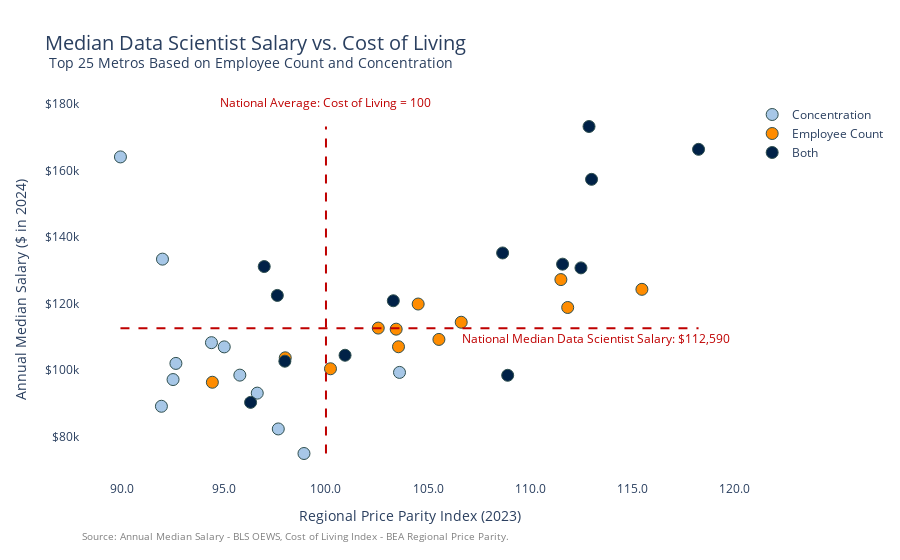

This figure's notebook cell:
### Code cell
# Add a formatted employment column
RPP_Salary_Combo["Formatted_EMP"] = RPP_Salary_Combo["TOT_EMP"].apply(lambda x: f"{x:,.0f}")

fig = px.scatter(
    RPP_Salary_Combo,
    x='RPP',
    y='A_MEDIAN',
    hover_name='AREA_TITLE',
    color='Overlap',  
    title='Median Data Scientist Salary vs. Cost of Living <br><sup> Top 25 Metros Based on Employee Count and Concentration',
    labels={
        'RPP': 'Regional Price Parity Index (2023)',
        'A_MEDIAN': 'Annual Median Salary ($ in 2024)',
        'Formatted_EMP': 'Employee Count',
        'LOC_QUOTIENT': "Concentration"
    },
    color_discrete_map={
        'Employee Count': '#FF8C00',   # dark orange
        'Concentration': '#A7C7E7',    # light blue
        'Both': '#002147'              # deep navy
    },
    hover_data={
        'RPP': True,
        'A_MEDIAN': True,
        'Overlap': False,
        'Formatted_EMP': True,
        'LOC_QUOTIENT': True
    },
)

fig.update_traces(
    marker=dict(size=12, line=dict(width=1, color='DarkSlateGrey'))
)

fig.update_layout(
    title_font_size=20,
    xaxis=dict(tickformat=".1f"),
    yaxis=dict(tickprefix="$"),
    hovermode='closest',
    plot_bgcolor='white',
    paper_bgcolor='white',
    legend_title_text=None,
    shapes=[
        dict(type='line', x0=100, x1=100, y0=RPP_Salary_Combo['A_MEDIAN'].min(), y1=RPP_Salary_Combo['A_MEDIAN'].max(),
             line=dict(color='#bf0000', width=2, dash='dash')),
        dict(type='line', x0=RPP_Salary_Combo['RPP'].min(), x1=RPP_Salary_Combo['RPP'].max(), y0=112590, y1=112590,
             line=dict(color='#bf0000', width=2, dash='dash'))
    ],
    annotations=[
        dict(
            text="Source: Annual Median Salary - BLS OEWS, Cost of Living Index - BEA Regional Price Parity.",
            xref="paper", yref="paper",
            x=0, y=-0.17,
            showarrow=False,
            font=dict(size=10, color="gray")
        ),
        dict(
            x=100, y=1.02, xref='x', yref='paper',
            text='National Average: Cost of Living = 100',
            showarrow=False,
            font=dict(color='#bf0000'),
            align='center'
        ),
        dict(
            x=0.99, y=109500, xref='paper', yref='y',
            text='National Median Data Scientist Salary: $112,590',
            showarrow=False,
            font=dict(color='#bf0000'),
            align='left'
        )
    ]
)

fig.show()

### Figure 1 — Plotly figure (JSON) as saved in the notebook; plotly's stock layout.template omitted (floating-point values rounded to 4 significant figures)
{"data": [{"customdata": [["Concentration", "150", 2.02], ["Concentration", "220", 1.81], ["Concentration", "370", 1.36], ["Concentration", "390", 2.85], ["Concentration", "560", 1.31], ["Concentration", "630", 1.6], ["Concentration", "830", 1.35], ["Concentration", "910", 2], ["Concentration", "1,030", 1.39], ["Concentration", "1,190", 1.6], ["Concentration", "1,320", 2.15], ["Concentration", "1,540", 2.98]], "hovertemplate": "<b>%{hovertext}</b><br><br>Regional Price Parity Index (2023)=%{x}<br>Annual Median Salary ($ in 2024)=%{y}<br>Employee Count=%{customdata[1]}<br>Concentration=%{customdata[2]}<extra></extra>", "hovertext": ["Ithaca, NY", "Idaho Falls, ID", "Lincoln, NE", "Bloomington, IL", "Portland-South Portland, ME", "Huntsville, AL", "Madison, WI", "Provo-Orem-Lehi, UT", "Rochester, NY", "Omaha, NE-IA", "Des Moines-West Des Moines, IA", "Durham-Chapel Hill, NC"], "legendgroup": "Concentration", "marker": {"color": "#A7C7E7", "line": {"color": "DarkSlateGrey", "width": 1}, "size": 12, "symbol": "circle"}, "mode": "markers", "name": "Concentration", "orientation": "h", "showlegend": true, "type": "scatter", "x": [98.92, 89.95, 91.95, 92.0, 103.6, 94.4, 95.79, 95.02, 97.67, 92.52, 92.66, 96.64], "xaxis": "x", "y": [74980, 164030, 89160, 133340, 99330, 108260, 98510, 106990, 82350, 97180, 102030, 93110], "yaxis": "y"}, {"customdata": [["Employee Count", "1,640", 0.75], ["Employee Count", "1,890", 1.13], ["Employee Count", "2,090", 1.14], ["Employee Count", "2,250", 0.53], ["Employee Count", "2,550", 1.1], ["Employee Count", "2,810", 0.97], ["Employee Count", "2,870", 0.98], ["Employee Count", "3,210", 0.91], ["Employee Count", "4,900", 1], ["Employee Count", "5,640", 1.3], ["Employee Count", "5,840", 0.86], ["Employee Count", "10,030", 1.07]], "hovertemplate": "<b>%{hovertext}</b><br><br>Regional Price Parity Index (2023)=%{x}<br>Annual Median Salary ($ in 2024)=%{y}<br>Employee Count=%{customdata[1]}<br>Concentration=%{customdata[2]}<extra></extra>", "hovertext": ["Tampa-St. Petersburg-Clearwater, FL", "Pittsburgh, PA", "Portland-Vancouver-Hillsboro, OR-WA", "Miami-Fort Lauderdale-West Palm Beach, FL", "San Diego-Chula Vista-Carlsbad, CA", "Detroit-Warren-Dearborn, MI", "Minneapolis-St. Paul-Bloomington, MN-WI", "Phoenix-Mesa-Chandler, AZ", "Houston-Pasadena-The Woodlands, TX", "Philadelphia-Camden-Wilmington, PA-NJ-DE-MD", "Chicago-Naperville-Elgin, IL-IN", "Los Angeles-Long Beach-Anaheim, CA"], "legendgroup": "Employee Count", "marker": {"color": "#FF8C00", "line": {"color": "DarkSlateGrey", "width": 1}, "size": 12, "symbol": "circle"}, "mode": "markers", "name": "Employee Count", "orientation": "h", "showlegend": true, "type": "scatter", "x": [103.4, 94.44, 106.6, 111.8, 111.5, 98.01, 104.5, 105.5, 100.2, 103.5, 102.6, 115.5], "xaxis": "x", "y": [112310, 96370, 114390, 118820, 127200, 103710, 119860, 109230, 100420, 107030, 112640, 124270], "yaxis": "y"}, {"customdata": [["Both", "1,940", 1.77], ["Both", "2,510", 1.55], ["Both", "2,660", 1.31], ["Both", "3,100", 1.63], ["Both", "3,870", 1.91], ["Both", "5,940", 1.37], ["Both", "6,100", 1.93], ["Both", "6,570", 3.82], ["Both", "8,220", 2.01], ["Both", "8,530", 1.81], ["Both", "8,630", 1.42], ["Both", "9,350", 2.57], ["Both", "19,810", 1.4]], "hovertemplate": "<b>%{hovertext}</b><br><br>Regional Price Parity Index (2023)=%{x}<br>Annual Median Salary ($ in 2024)=%{y}<br>Employee Count=%{customdata[1]}<br>Concentration=%{customdata[2]}<extra></extra>", "hovertext": ["Raleigh-Cary, NC", "Sacramento-Roseville-Folsom, CA", "St. Louis, MO-IL", "Austin-Round Rock-San Marcos, TX", "Charlotte-Concord-Gastonia, NC-SC", "Atlanta-Sandy Springs-Roswell, GA", "Seattle-Tacoma-Bellevue, WA", "San Jose-Sunnyvale-Santa Clara, CA", "Boston-Cambridge-Newton, MA-NH", "Washington-Arlington-Alexandria, DC-VA-MD-WV", "Dallas-Fort Worth-Arlington, TX", "San Francisco-Oakland-Fremont, CA", "New York-Newark-Jersey City, NY-NJ"], "legendgroup": "Both", "marker": {"color": "#002147", "line": {"color": "DarkSlateGrey", "width": 1}, "size": 12, "symbol": "circle"}, "mode": "markers", "name": "Both", "orientation": "h", "showlegend": true, "type": "scatter", "x": [97.99, 108.9, 96.31, 97.62, 96.98, 100.9, 113.0, 112.9, 111.6, 108.6, 103.3, 118.2, 112.5], "xaxis": "x", "y": [102690, 98460, 90330, 122440, 131110, 104480, 157290, 173160, 131830, 135190, 120840, 166300, 130710], "yaxis": "y"}], "layout": {"annotations": [{"font": {"color": "gray", "size": 10}, "showarrow": false, "text": "Source: Annual Median Salary - BLS OEWS, Cost of Living Index - BEA Regional Price Parity.", "x": 0, "xref": "paper", "y": -0.17, "yref": "paper"}, {"align": "center", "font": {"color": "#bf0000"}, "showarrow": false, "text": "National Average: Cost of Living = 100", "x": 100, "xref": "x", "y": 1.02, "yref": "paper"}, {"align": "left", "font": {"color": "#bf0000"}, "showarrow": false, "text": "National Median Data Scientist Salary: $112,590", "x": 0.99, "xref": "paper", "y": 109500, "yref": "y"}], "hovermode": "closest", "legend": {"title": {}, "tracegroupgap": 0}, "paper_bgcolor": "white", "plot_bgcolor": "white", "shapes": [{"line": {"color": "#bf0000", "dash": "dash", "width": 2}, "type": "line", "x0": 100, "x1": 100, "y0": 74980, "y1": 173160}, {"line": {"color": "#bf0000", "dash": "dash", "width": 2}, "type": "line", "x0": 89.95, "x1": 118.2, "y0": 112590, "y1": 112590}], "title": {"font": {"size": 20}, "text": "Median Data Scientist Salary vs. Cost of Living <br><sup> Top 25 Metros Based on Employee Count and Concentration"}, "xaxis": {"anchor": "y", "domain": [0, 1], "tickformat": ".1f", "title": {"text": "Regional Price Parity Index (2023)"}}, "yaxis": {"anchor": "x", "domain": [0, 1], "tickprefix": "$", "title": {"text": "Annual Median Salary ($ in 2024)"}}}}
